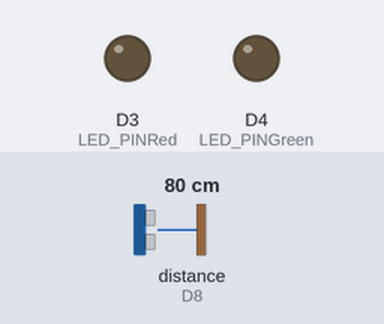
Bench run of a sketch on a simulated ESP8266 (NodeMCU). Shown: output pins drawn as LEDs (lit = HIGH). Wiring (inferred from the names in the program): ultrasonic range finder: trigger D7; echo D8. The inputs (shaded band) are chosen by the test bench; at power-on: distance to the obstacle (sensor on D8) 80 cm. The echo pulse lasts 58.3 µs per cm; WiFi joins after 1.5 s; servers stay silent unless stated; web services answer with replies made up by the test bench; pins used as bus, display or sensor lines are not drawn; what the sketch prints to the serial monitor is not drawn.

Above: at 0.1 s.
At 1.9 s:
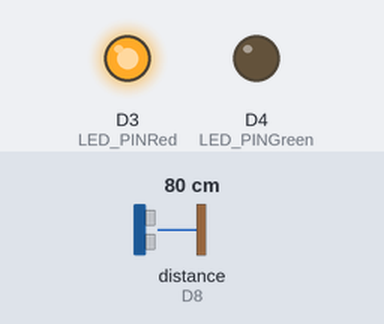
Timing chart, 0 to 3.4 s (numbered marks = the images above):
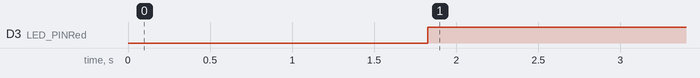

Measured:
- by itself, D3 (LED_PINRed): LOW → HIGH at 1.8 s

The sketch:

FoodLevelNotify.ino
```cpp
#include <ESP8266WiFi.h>
#include <WiFiClient.h>
#include <ESP8266HTTPClient.h>

WiFiClient client;
HTTPClient http;
String url;
String API = "5T83TEVQK1D4NJUK"; //thingspeak website api
String FieldNo = "1";

#define TRIG_PIN D7
#define ECHO_PIN D8
#define LED_PINGreen D4
#define LED_PINRed D3

void ConnectToWifi();
void SendGETRequest(float data);

int msg = 0; //this flag is used to send only one notification for once the container is empty

void setup() {
  Serial.begin(9600);
  pinMode(LED_PINGreen, OUTPUT);
  pinMode(LED_PINRed, OUTPUT);
  pinMode(TRIG_PIN, OUTPUT);
  pinMode(ECHO_PIN, INPUT);
  ConnectToWifi();
}

void loop() {

  digitalWrite(TRIG_PIN, LOW);
  delayMicroseconds(2);

  digitalWrite(TRIG_PIN, HIGH);
  delayMicroseconds(10);
  digitalWrite(TRIG_PIN, LOW);

  unsigned long duration = pulseIn(ECHO_PIN, HIGH);
  float distance = duration * 0.034 / 2;

  Serial.print("Food level: ");
  Serial.print(distance);
  Serial.println(" cm");

  if (distance > 10 && msg == 0) {
    msg=1;
    SendGETRequest(distance);
    digitalWrite(LED_PINRed, HIGH);
    digitalWrite(LED_PINGreen, LOW);
  }
  else if (distance <= 10) {
    msg = 0;
    digitalWrite(LED_PINGreen, HIGH);
    digitalWrite(LED_PINRed, LOW);
  }

  delay(16000);
}

void SendGETRequest(float data) {
  url = "http://api.thingspeak.com/update?api_key=";
  url += API;
  url += "&field";
  url += FieldNo;
  url += "=";
  url += data;
 // http://api.thingspeak.com/update?api_key=5T83TEVQK1D4NJUK&field=data
  http.begin(client, url);
  Serial.println("Sending GET request...");
  int httpCode = http.GET();

  if (httpCode == HTTP_CODE_OK) {
    Serial.println("Data sent successfully");
  } else {
    Serial.print("Error in sending. HTTP code: ");
    Serial.println(httpCode);
    msg=0; //if the notification is failed to send then it will again enter the if block and try to send the notification
  }

  http.end();
}

void ConnectToWifi() {
  WiFi.mode(WIFI_STA);
  WiFi.begin("UIU-STUDENT", "12345678"); //wifi ssid and password

  Serial.print("Connecting to WiFi");
  while (WiFi.status() != WL_CONNECTED) {
    Serial.print('.');
    delay(200);
  }

  Serial.println();
  Serial.print("Connected! IP Address: ");
  Serial.println(WiFi.localIP());
}
```
